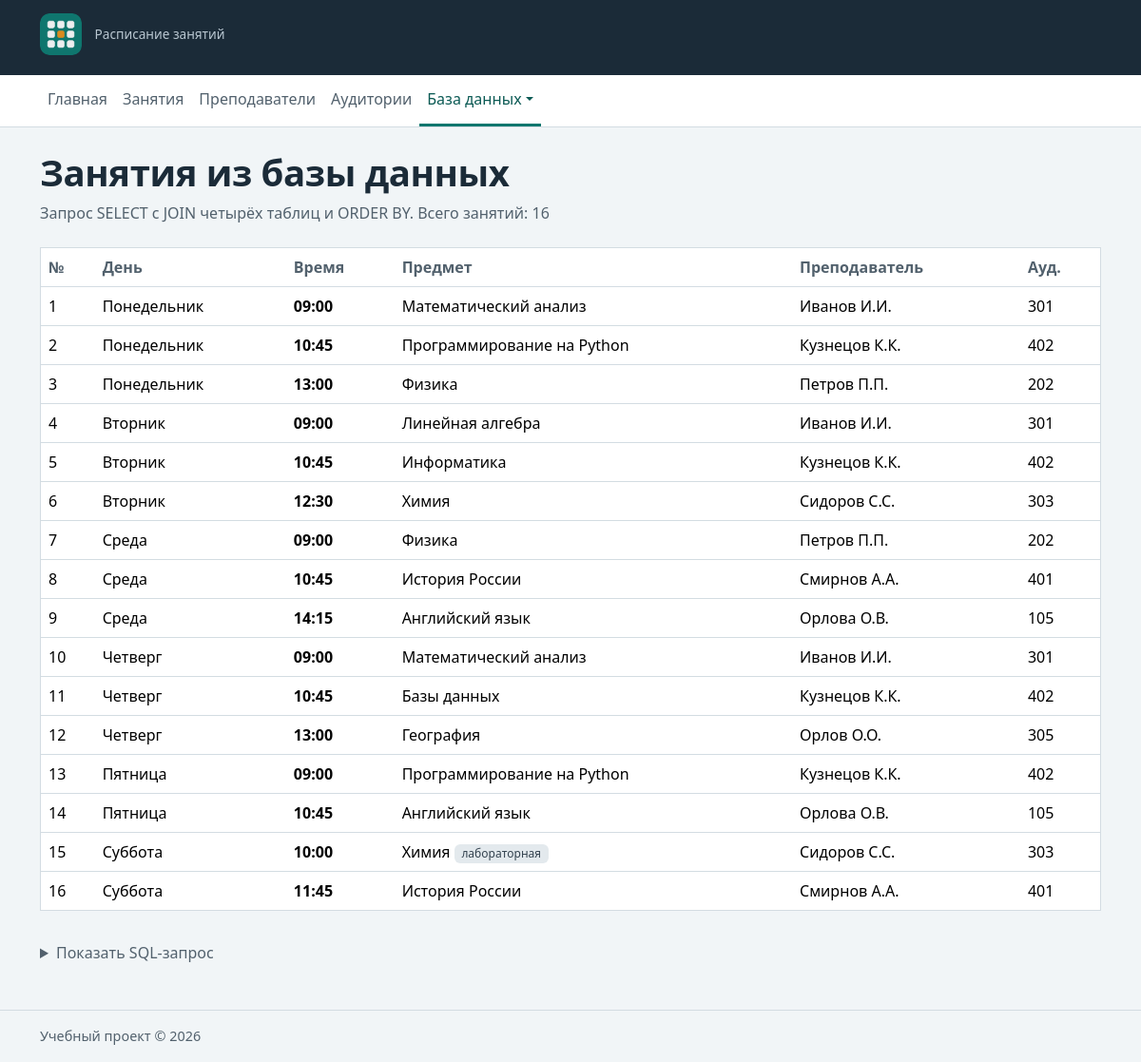
/db/lessons/, run on the app's committed database.
### dbpages/views.py (the view)
# urls.py: path("lessons/", views.lesson_list, name="lessons"),
def lesson_list(request: HttpRequest) -> HttpResponse:
    db_error = None
    conn = sqlite3.connect(settings.SQLITE_PATH)
    conn.row_factory = sqlite3.Row
    try:
        lessons = conn.execute(LESSONS_QUERY).fetchall()
    except sqlite3.OperationalError:
        lessons, db_error = [], DB_NOT_READY
    finally:
        conn.close()
    context = {"lessons": lessons, "db_error": db_error,
               "sql": LESSONS_QUERY.strip()}
    return render(request, "dbpages/lesson_list.html", context)

### dbpages/templates/dbpages/lesson_list.html (shortened to what this page needs)
{% extends "base.html" %}
{% block content %}
<h1 class="page-title">Занятия из базы данных</h1>
<p class="page-subtitle">Запрос SELECT с JOIN четырёх таблиц и ORDER BY. Всего занятий: {{ lessons|length }}</p>
{% include "dbpages/includes/lessons_table.html" with empty_text="В базе нет занятий. Выполните python -m db.import_json." %}
{% include "dbpages/includes/sql_box.html" %}
{% endblock %}

### dbpages/templates/dbpages/includes/lessons_table.html
<div class="table-responsive">
  <table class="table table-hover align-middle db-table">
    <thead>
      <tr>
        <th scope="col">№</th>
        <th scope="col">День</th>
        <th scope="col">Время</th>
        <th scope="col">Предмет</th>
        <th scope="col">Преподаватель</th>
        <th scope="col">Ауд.</th>
      </tr>
    </thead>
    <tbody>
      {% for item in lessons %}
        <tr>
          <td>{{ item.id }}</td>
          <td>{{ item.day }}</td>
          <td class="db-table__time">{{ item.start_time }}</td>
          <td>{{ item.subject }}{% if item.lesson_type %} <span class="badge lesson-status">{{ item.lesson_type }}</span>{% endif %}</td>
          <td>{{ item.teacher }}</td>
          <td>{{ item.room }}</td>
        </tr>
      {% empty %}
        <tr>
          <td colspan="6" class="empty-state">{{ empty_text|default:"Занятий не найдено." }}</td>
        </tr>
      {% endfor %}
    </tbody>
  </table>
</div>

### homepage/static/homepage/css/style.css (style rules this page uses)
:root { --rl-ink: #1b2b38; --rl-ink-soft: #52616d; --rl-teal: #0f766e; --rl-teal-dark: #0b5a54; --rl-teal-soft: #dff1ee; --rl-amber: #d98a1f; --rl-amber-soft: #fff1d6; --rl-amber-text: #7a4a00; --rl-paper: #f1f5f7; --rl-line: #d3dce2; }
body { background: var(--rl-paper); color: var(--rl-ink); font-family: system-ui, -apple-system, "Segoe UI", Roboto, "Helvetica Neue", Arial, sans-serif; }
.page-title { font-size: calc(1.5rem + 1.2vw); font-weight: 700; letter-spacing: -0.01em; margin-bottom: 0.5rem; }
.page-subtitle { color: var(--rl-ink-soft); margin-bottom: 1.5rem; }
.badge.lesson-status { background: #e3e9ed; color: #33424f; font-weight: 500; }
.db-table { background: #fff; border: 1px solid var(--rl-line); }
.db-table th { color: var(--rl-ink-soft); font-weight: 600; white-space: nowrap; }
.db-table__time { font-weight: 700; font-variant-numeric: tabular-nums; color: var(--rl-teal-dark); }

### data on the page
lessons: id "1", day "Понедельник", start_time "09:00", subject "Математический анализ", teacher "Иванов И.И.", room "301"
lessons: id "2", day "Понедельник", start_time "10:45", subject "Программирование на Python", teacher "Кузнецов К.К.", room "402"
lessons: id "3", day "Понедельник", start_time "13:00", subject "Физика", teacher "Петров П.П.", room "202"
lessons: id "4", day "Вторник", start_time "09:00", subject "Линейная алгебра", teacher "Иванов И.И.", room "301"
lessons: id "5", day "Вторник", start_time "10:45", subject "Информатика", teacher "Кузнецов К.К.", room "402"
lessons: id "6", day "Вторник", start_time "12:30", subject "Химия", teacher "Сидоров С.С.", room "303"
lessons: id "7", day "Среда", start_time "09:00", subject "Физика", teacher "Петров П.П.", room "202"
lessons: id "8", day "Среда", start_time "10:45", subject "История России", teacher "Смирнов А.А.", room "401"
lessons: id "9", day "Среда", start_time "14:15", subject "Английский язык", teacher "Орлова О.В.", room "105"
lessons: id "10", day "Четверг", start_time "09:00", subject "Математический анализ", teacher "Иванов И.И.", room "301"
lessons: id "11", day "Четверг", start_time "10:45", subject "Базы данных", teacher "Кузнецов К.К.", room "402"
lessons: id "12", day "Четверг", start_time "13:00", subject "География", teacher "Орлов О.О.", room "305"
lessons: id "13", day "Пятница", start_time "09:00", subject "Программирование на Python", teacher "Кузнецов К.К.", room "402"
lessons: id "14", day "Пятница", start_time "10:45", subject "Английский язык", teacher "Орлова О.В.", room "105"
lessons: id "15", day "Суббота", start_time "10:00", subject "Химия", lesson_type "лабораторная", teacher "Сидоров С.С.", room "303"
lessons: id "16", day "Суббота", start_time "11:45", subject "История России", teacher "Смирнов А.А.", room "401"

### other printed values
{{ lessons|length }} "16"
